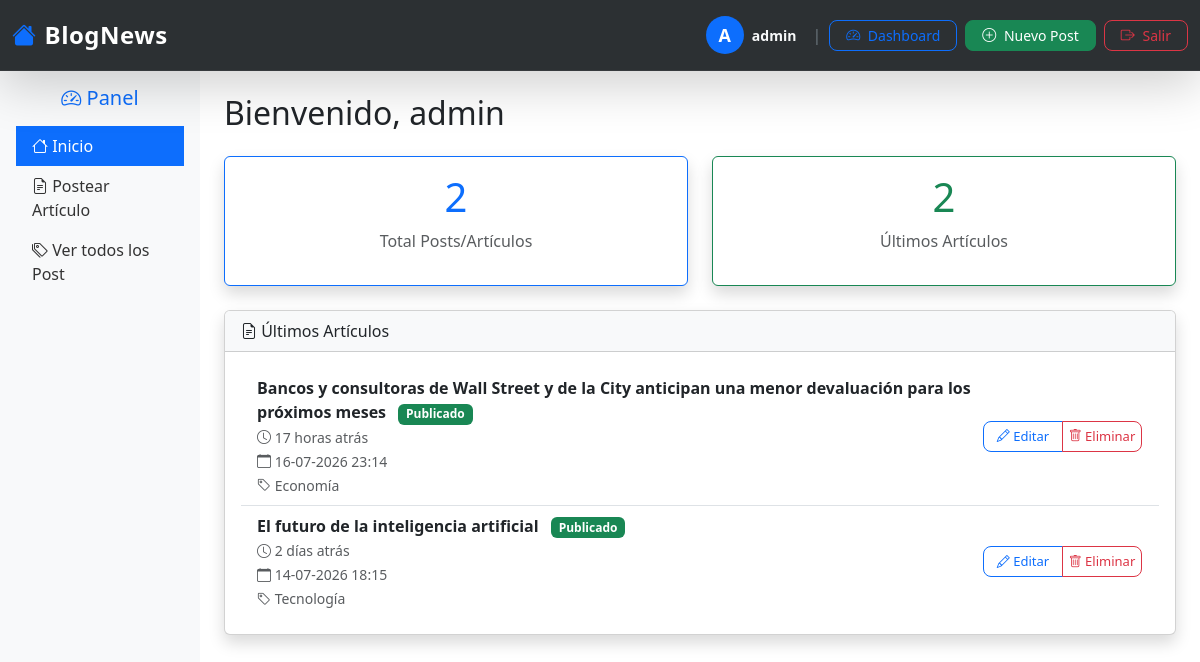
/dashboard/ (signed in), run on the app's committed database.
### users/models.py (models this page shows, shortened)
class User(AbstractUser):
    email = models.EmailField(unique=True)
    USERNAME_FIELD = 'email'
    REQUIRED_FIELDS = ['username']
    bio = models.TextField('Biografía', blank=True, null=True)
    avatar = models.ImageField('Avatar', upload_to='avatars/', blank=True, null=True)
    is_verified = models.BooleanField('Verificado', default=False)

### post/models.py (models this page shows)
class Articulos(models.Model):
    titular = models.CharField(max_length=200)
    articulo = models.TextField()
    autor_articulo = models.CharField(max_length=100)
    fecha_at = models.DateTimeField(auto_now_add=True)
    fecha_up = models.DateTimeField(auto_now_add=True)
    status = models.BooleanField(default=True)
    categoria = models.CharField(
        max_length=100,
        blank=True,
        null=True
    )
    imagen_articulo = models.ImageField('imagenarticulos', upload_to='imagenarticulos/', blank=True, null=True)

### dashboard/views.py (the view)
# urls.py: path('dashboard/', DashBoard.as_view(), name='dashboard'),
class DashBoard(View):
    def get(self, request):
        totalArticulos = CountArticulosUser()
        response = totalArticulos.get(request)
        conteo = response.data if response.status_code == 200 else {'totalPost': 0}
        ultimosPost = PostTiempoPublicado()
        misPost = ultimosPost.get_ultimos_articulos(request.user.username)
        datosUltimosPost = []
        for articulo in misPost:  # articuloES UN DICCIONARIO
            elId = articulo['id']
            responsedatos = ultimosPost.get(request, pk=elId)
            if responsedatos.status_code == 200:
                fecha_publicacion = responsedatos.data['fecha_publicacion']
                tiempo_publicado = responsedatos.data['tiempo_publicado']
                datosUltimosPost.append({
                    'id': elId,
                    'titular': articulo['titular'],
                    'categoria': articulo['categoria'],
                    'fecha_publicacion': fecha_publicacion,
                    'tiempo_publicado': tiempo_publicado
                })
        datos = {
            'conteo': conteo,
            'datosUltimosPost': datosUltimosPost
        }
        print('datos',datos)
        return render(request, 'dashboard/dashboard.html', datos)

### tools/views.py (called while the page is built)
    def get(self, request):
        usuario = request.user
        with connection.cursor() as cursor:
            sqlcount = """
                  SELECT COUNT(*) FROM post_articulos WHERE autor_articulo = %s
              """
            cursor.execute(sqlcount, [usuario.username])
            totalPost = cursor.fetchone()[0]
        return Response({
                     'totalPost': totalPost
                    })

    def get_ultimos_articulos(self, autor):
        sql = """
            SELECT id, titular, categoria, fecha_at
                    FROM   post_articulos
                    WHERE autor_articulo = %s
                    AND status = 1
                    ORDER BY fecha_at DESC
                    LIMIT 4
        """
        with connection.cursor() as cursor:
            cursor.execute(sql, [autor])
            resultados = cursor.fetchall()
            articulos = []
            for fila in resultados:
                articulo = {
                    'id': fila[0],
                    'titular': fila[1],
                    'categoria': fila[2],
                    'fecha_at': fila[3]
                }
                articulos.append(articulo)
            return articulos

### templates/dashboard/dashboard.html (shortened to what this page needs)
<!DOCTYPE html>
{% load static %}
<html lang="es">
<head>
    <link rel="stylesheet" href="{% static 'bootstrap/css/bootstrap.min.css' %}">
    <link rel="stylesheet" href="{% static 'bootstrap-icons/font/bootstrap-icons.css' %}">
</head>
<body>
    {% include "includes/navbar.html" %}
    <div class="container-fluid">
        <div class="row">
            <div class="col-md-2 sidebar p-3">
                <h5 class="text-center text-primary mb-3">
                    <i class="bi bi-speedometer2"></i> Panel
                </h5>
                <ul class="nav flex-column">
                    <li class="nav-item">
                        <a class="nav-link active" href="#">
                            <i class="bi bi-house"></i> Inicio
                        </a>
                    </li>
                    <li class="nav-item">
                        <a class="nav-link" href="/postearArticulos">
                            <i class="bi bi-file-earmark-text"></i> Postear Artículo
                        </a>
                    </li>
                    <li class="nav-item">
                        <a class="nav-link" href="/list-articulos">
                            <i class="bi bi-tags"></i> Ver todos los Post
                        </a>
                    </li>
                </ul>
            </div>
            <div class="col-md-10 p-4">
                <h2 class="mb-4">Bienvenido, {{ user.username }}</h2>
                <div class="row g-4 mb-4">
                    <div class="col-md-6">
                        <div class="card stat-card shadow border-primary">
                            <div class="card-body text-center">
                                <h1 class="text-primary">{{ conteo.totalPost|default:0 }}</h1>
                                <p class="text-muted">Total Posts/Artículos</p>
                            </div>
                        </div>
                    </div>
                    <div class="col-md-6">
                        <div class="card stat-card shadow border-success">
                            <div class="card-body text-center">
                                <h1 class="text-success">{{ datosUltimosPost|length|default:0 }}</h1>
                                <p class="text-muted">Últimos Artículos</p>
                            </div>
                        </div>
                    </div>
                </div>
                <div class="row g-4">
                    <div class="col-md-12">
                        <div class="card shadow">
                            <div class="card-header bg-light">
                                <i class="bi bi-file-earmark-text"></i> Últimos Artículos
                            </div>
                            <div class="card-body">
                                {% if datosUltimosPost %}
                                    <ul class="list-group list-group-flush">
                                        {% for articulo in datosUltimosPost %}
                                            <li class="list-group-item d-flex justify-content-between align-items-center">
                                                <div>
                                                    <strong>{{ articulo.titular }}</strong>
                                                    <span class="badge bg-success ms-2">Publicado</span>
                                                    <br>
                                                    <small class="text-muted">
                                                        <i class="bi bi-clock"></i> {{ articulo.tiempo_publicado }}
                                                    </small>
                                                    <br>
                                                    <small class="text-muted">
                                                        <i class="bi bi-calendar"></i> {{ articulo.fecha_publicacion }}
                                                    </small>
                                                    <br>
                                                    <small class="text-muted">
                                                        <i class="bi bi-tag"></i> {{ articulo.categoria }}
                                                    </small>
                                                </div>
                                                <div class="btn-group btn-group-actions" role="group">
                                                    <a href="/articulo/update/{{ articulo.id }}/" class="btn btn-sm btn-outline-primary">
                                                        <i class="bi bi-pencil"></i> Editar
                                                    </a>
                                                    <button class="btn btn-sm btn-outline-danger" onclick="confirmarEliminacion({{ articulo.id }})">
                                                        <i class="bi bi-trash"></i> Eliminar
                                                    </button>
                                                </div>
                                            </li>
                                        {% endfor %}
                                    </ul>
                                {% endif %}
                            </div>
                        </div>
                    </div>
                </div>
            </div>
        </div>
    </div>
</body>
</html>

### templates/includes/navbar.html (shortened to what this page needs)
<nav class="navbar navbar-expand-lg navbar-dark bg-dark fixed-top shadow-lg">
    <div class="container-fluid">
        <a class="navbar-brand fw-bold fs-4" href="/">
            <i class="bi bi-house-fill me-2 text-primary"></i>BlogNews
        </a>
        <div class="collapse navbar-collapse" id="navbarNav">
            <ul class="navbar-nav ms-auto align-items-center">
                {% if user.is_authenticated %}
                    <li class="nav-item me-2">
                        <div class="d-flex align-items-center">
                            <div class="bg-primary rounded-circle d-flex align-items-center justify-content-center"
                                 style="width: 38px; height: 38px; font-size: 18px; color: white; font-weight: bold;">
                                {{ user.username|first|upper }}
                            </div>
                            <span class="navbar-text text-light ms-2 fw-semibold">
                                {{ user.username }}
                            </span>
                        </div>
                    </li>
                    <li class="nav-item mx-2 d-none d-lg-block">
                        <span class="text-secondary">|</span>
                    </li>
                    <li class="nav-item me-2">
                        <a href="/dashboard/" class="btn btn-outline-primary btn-sm px-3">
                            <i class="bi bi-speedometer2 me-1"></i> Dashboard
                        </a>
                    </li>
                    <li class="nav-item me-2">
                        <a href="/postearArticulos" class="btn btn-success btn-sm px-3">
                            <i class="bi bi-plus-circle me-1"></i> Nuevo Post
                        </a>
                    </li>
                    <li class="nav-item">
                        <a href="/logout/" class="btn btn-outline-danger btn-sm px-3">
                            <i class="bi bi-box-arrow-right me-1"></i> Salir
                        </a>
                    </li>
                {% endif %}
            </ul>
        </div>
    </div>
</nav>

### templates/dashboard/dashboard.html (style rules this page uses)
body { padding-top: 70px; }
.stat-card { transition: transform 0.3s; cursor: default; }
.sidebar { background: #f8f9fa; min-height: calc(100vh - 70px); }
.sidebar .nav-link { color: #333; }
.sidebar .nav-link.active { background: #0d6efd; color: white; }
.btn-group-actions { width: 160px; flex-shrink: 0; }
.btn-group-actions .btn { width: 80px; flex: 0 0 80px; text-align: center; font-size: 13px; padding: 5px 0; }

### templates/includes/navbar.html (style rules this page uses)
.navbar { padding: 12px 0; backdrop-filter: blur(10px); background-color: rgba(33, 37, 41, 0.95) !important; border-bottom: 1px solid rgba(255, 255, 255, 0.05); }
.navbar-brand { letter-spacing: 0.5px; }
.navbar-text { font-size: 14px; }
.btn-sm { border-radius: 8px; font-weight: 500; transition: all 0.3s ease; }
.bg-primary.rounded-circle { transition: transform 0.3s ease; }

### data on the page
User: username|first "A", username "admin"
Articulos: titular "Bancos y consultoras de Wall Street y de la City anticipan una menor devaluación para los próximos meses", tiempo_publicado "17 horas atrás", fecha_publicacion "16-07-2026 23:14", categoria "Economía"
Articulos: titular "El futuro de la inteligencia artificial", tiempo_publicado "2 días atrás", fecha_publicacion "14-07-2026 18:15", categoria "Tecnología"

### other printed values
{{ conteo.totalPost|default:0 }} "2"
{{ datosUltimosPost|length|default:0 }} "2"
